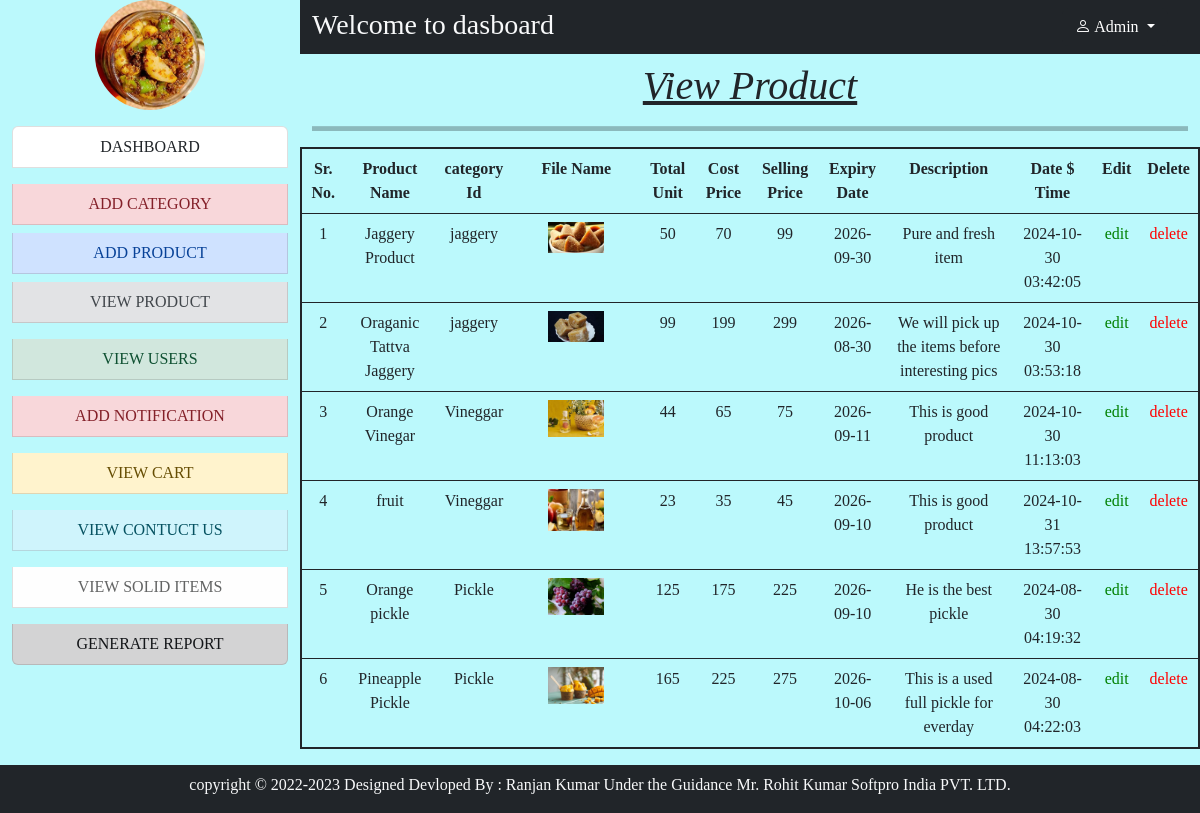
Page /admin/view_product.php on the committed database.
### tables this page shows
CREATE TABLE `tbl_product` (
  `pro_id` int(11) NOT NULL,
  `pro_name` varchar(100) NOT NULL,
  `cat_id` int(11) NOT NULL,
  `file_name` varchar(200) NOT NULL,
  `total_unit` int(5) NOT NULL,
  `c_price` varchar(4) NOT NULL,
  `s_price` varchar(4) NOT NULL,
  `expiry` varchar(10) NOT NULL,
  `description` varchar(200) NOT NULL,
  `date` varchar(20) NOT NULL
);

CREATE TABLE `tbl_category` (
  `cat_id` int(11) NOT NULL,
  `name` varchar(60) NOT NULL,
  `date` varchar(20) NOT NULL
);

### admin/view_product.php (the view, shortened to what this page needs)
<?php
include("all_dashboard.php");
include("connection.php");
$query = "select * from tbl_product";
$res = mysqli_query($con, $query);
?>
<div class="col-sm-12">
    <h1 class="text-center mt-2"><i><u>View Product</u></i></h1>
    <hr style="height:5px; background-color:black">
</div>
<div class="row text-center">
    <table class="table border border-dark border-2">
        <form action="">
            <tr>
                <th>Sr. No.</th>
                <th>Product Name</th>
                <th>category Id</th>
                <th>File Name</th>
                <th>Total Unit</th>
                <th>Cost Price</th>
                <th>Selling Price</th>
                <th>Expiry Date</th>
                <th>Description</th>
                <th>Date $ Time</th>
                <th>Edit</th>
                <th>Delete</th>
            </tr>
            <?php
            $a = 1;
            while ($row = mysqli_fetch_array($res)) {
            ?>
                <tr>
                    <td><?php echo $a; ?></td>
                    <td><?php echo $row['pro_name']; ?></td>
                    <?php $cat_id = $row['cat_id'];
                    $query2 = "select * from tbl_category where cat_id='$cat_id'";
                    $res2 = mysqli_query($con, $query2);
                    $row2 = mysqli_fetch_array($res2);
                    ?>
                    <td><?php echo $row2['name']; ?></td>
                    <td><img src="product/<?php echo $row['file_name']; ?>" style="height:50%;width:50%;" /></td>
                    <td><?php echo $row['total_unit']; ?></td>
                    <td><?php echo $row['c_price']; ?></td>
                    <td><?php echo $row['s_price']; ?></td>
                    <td><?php echo $row['expiry']; ?></td>
                    <td><?php echo $row['description']; ?></td>
                    <td><?php echo $row['date']; ?></td>
                    <td><a href="prod_edit.php?id=<?php echo $row['pro_id']; ?>" style="text-decoration:none; color:green;">edit</a></td>
                    <td><a href="prod_delete.php?id=<?php echo $row['pro_id']; ?>" style="text-decoration:none; color:red;">delete</a></td>
                </tr>
            <?php
                $a++;
            }
            ?>
        </form>
    </table>
</div>
</div>
</div>
</div>
<div class="row bg-dark  text-light mx-0">
    <div class="col-sm-12 text-center mt-2">
        <p>copyright &copy; 2022-2023 Designed Devloped By : Ranjan Kumar Under the Guidance Mr. Rohit Kumar Softpro India PVT. LTD.</p>
    </div>
</div>
</body>
</html>

### assets/cs/style.css (style rules this page uses)
body { background:rgba(0,0,0,.5); font-family:Josefin Sans; }

### admin/all_dashboard.php (style rules this page uses)
body { background-color: #BBF9FC; }

### rows in the picture
tbl_product: pro_name "Jaggery Product", cat.name "jaggery", file_name (picture), total_unit "50", c_price "70", s_price "99", expiry "2026-09-30", description "Pure and fresh item", date "2024-10-30 03:42:05"
tbl_product: pro_name "Oraganic Tattva Jaggery", cat.name "jaggery", file_name (picture), total_unit "99", c_price "199", s_price "299", expiry "2026-08-30", description "We will pick up the items before interesting pics", date "2024-10-30 03:53:18"
tbl_product: pro_name "Orange Vinegar", cat.name "Vineggar", file_name (picture), total_unit "44", c_price "65", s_price "75", expiry "2026-09-11", description "This is good product", date "2024-10-30 11:13:03"
tbl_product: pro_name "fruit", cat.name "Vineggar", file_name (picture), total_unit "23", c_price "35", s_price "45", expiry "2026-09-10", description "This is good product", date "2024-10-31 13:57:53"
tbl_product: pro_name "Orange pickle", cat.name "Pickle", file_name (picture), total_unit "125", c_price "175", s_price "225", expiry "2026-09-10", description "He is the best pickle", date "2024-08-30 04:19:32"
tbl_product: pro_name "Pineapple Pickle", cat.name "Pickle", file_name (picture), total_unit "165", c_price "225", s_price "275", expiry "2026-10-06", description "This is a used full pickle for everday", date "2024-08-30 04:22:03"
